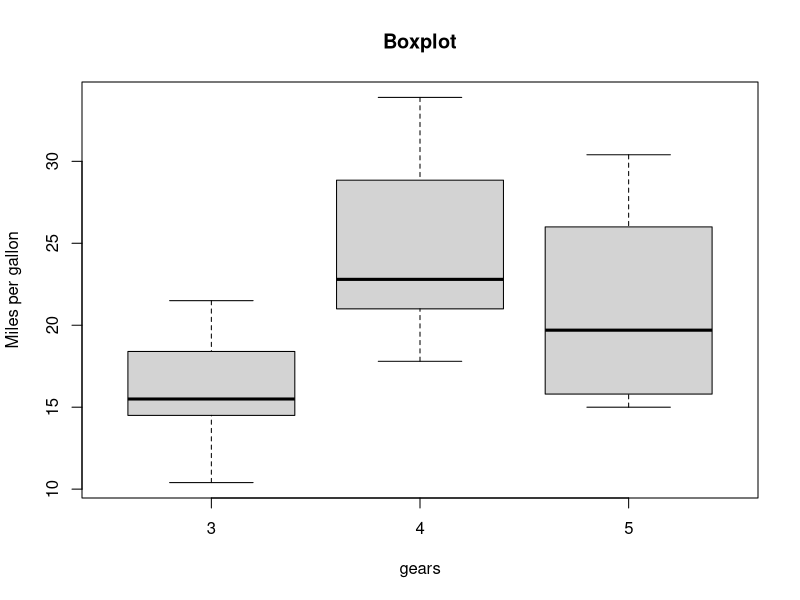
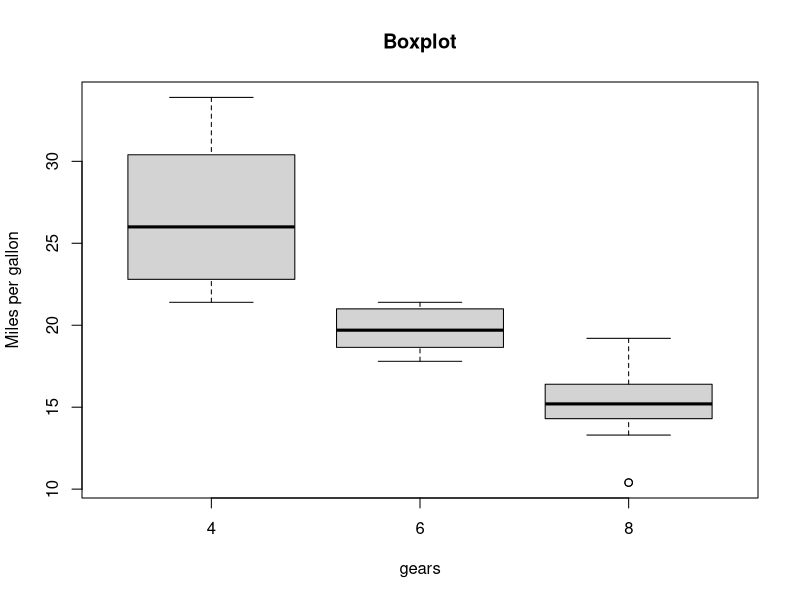

Source code (R) for these figures, in order: (Note: this script raises an error after producing the figures.)
#1. Create a box and whisker plot by class using mtcars dataset. 
# load the caret library
#class variable is gears
boxplot(mpg ~ gear, data = mtcars,
        xlab = "gears", ylab = "Miles per gallon",
        main = "Boxplot")
#class variable is cylinders
boxplot(mpg ~ cyl, data = mtcars,
        xlab = "gears", ylab = "Miles per gallon",
        main = "Boxplot")

or 

install.packages("caret")
library(caret)
data(mtcars)
View(mtcars)
x <- mtcars[,3:7]
y <- mtcars[,2]
x
y
featurePlot(x, y, plot="box")


